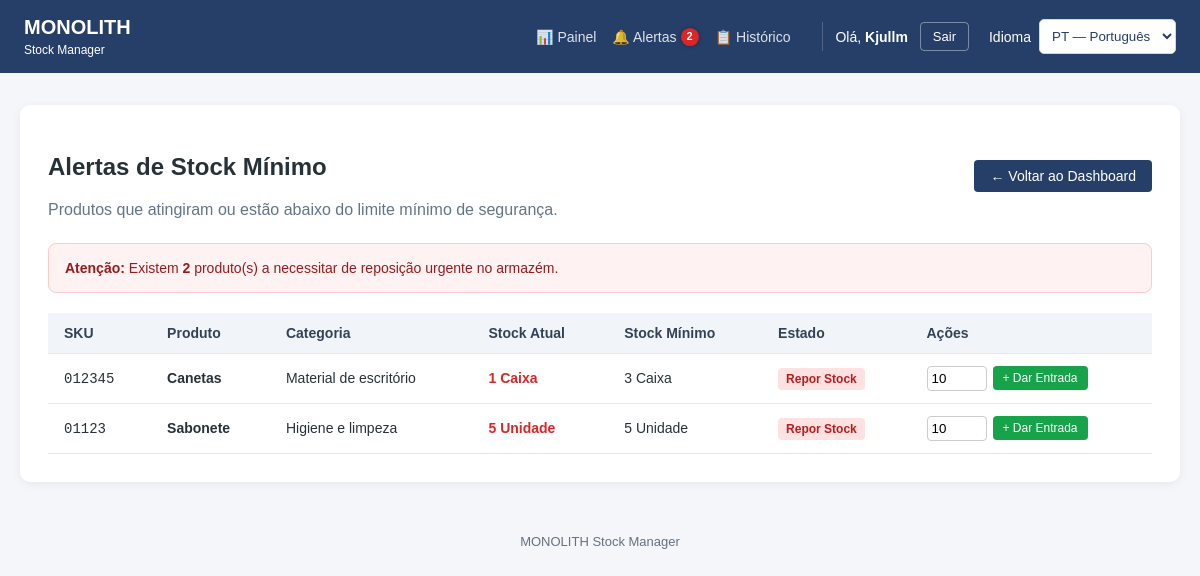
The app's page /inventory/alerts/ (signed in) with its own data.
### inventory/models.py (models this page shows, shortened)
class Product(models.Model):
    UNIT_CHOICES = [
        ('UN', 'Unidade'),
        ('KG', 'Quilograma'),
        ('CX', 'Caixa'),
        ('L', 'Litro'),
        ('M', 'Metro'),
        ('PCT', 'Pacote'),
    ]
    company = models.ForeignKey(
        Company, on_delete=models.CASCADE, related_name='products'
    )
    category = models.ForeignKey(
        Category,
        on_delete=models.SET_NULL,
        null=True,
        blank=True,
        related_name='products',
    )
    name = models.CharField(max_length=200)
    sku = models.CharField(max_length=50, help_text='Código SKU / Barras')
    unit = models.CharField(max_length=10, choices=UNIT_CHOICES, default='UN')
    quantity = models.IntegerField(default=0)
    min_stock = models.IntegerField(default=5)
    cost_price = models.DecimalField(max_digits=12, decimal_places=2, default=0.00)
    selling_price = models.DecimalField(max_digits=12, decimal_places=2, default=0.00)
    created_at = models.DateTimeField(auto_now_add=True)
    updated_at = models.DateTimeField(auto_now=True)
    class Meta:
        verbose_name = 'Produto'
        verbose_name_plural = 'Produtos'
        unique_together = ('company', 'sku')
    @property
    def needs_reorder(self):
        return self.quantity <= self.min_stock
    from django.contrib.auth.models import User

class Category(models.Model):
    company = models.ForeignKey(
        Company, on_delete=models.CASCADE, related_name='categories'
    )
    name = models.CharField(max_length=100)
    description = models.TextField(blank=True, null=True)
    class Meta:
        verbose_name = 'Categoria'
        verbose_name_plural = 'Categorias'
        unique_together = ('company', 'name')

### inventory/views.py (the view)
# urls.py: path('alerts/', views.low_stock_alerts, name='low_stock_alerts'),
@login_required
def low_stock_alerts(request):
    user_profile = getattr(request.user, 'profile', None)
    company = user_profile.company if user_profile else None
    products = Product.objects.filter(company=company) if company else Product.objects.all()
    low_stock_products = [p for p in products if p.needs_reorder]
    context = {
        'company': company,
        'low_stock_products': low_stock_products,
        'count': len(low_stock_products),
    }
    return render(request, 'inventory/low_stock_alerts.html', context)

### inventory/context_processors.py (called while the page is built)
def low_stock_context(request):
    if not request.user.is_authenticated:
        return {'low_stock_count': 0}
    user_profile = getattr(request.user, 'profile', None)
    company = user_profile.company if user_profile else None
    if company:
        products = Product.objects.filter(company=company)
    else:
        products = Product.objects.all()
    count = sum(1 for p in products if p.needs_reorder)
    return {'low_stock_count': count}

### templates/inventory/low_stock_alerts.html (shortened to what this page needs)
{% extends 'base.html' %}
{% block content %}
<div class="header-actions">
    <div>
        <h2>Alertas de Stock Mínimo {% if company %}- {{ company.name }}{% endif %}</h2>
        <p style="color: #64748b; margin: 0;">Produtos que atingiram ou estão abaixo do limite mínimo de segurança.</p>
    </div>
    <a href="{% url 'dashboard' %}" class="btn-back">← Voltar ao Dashboard</a>
</div>
<div class="alert-card">
    <strong>Atenção:</strong> Existem <strong>{{ count }}</strong> produto(s) a necessitar de reposição urgente no armazém.
</div>
<div class="table-container">
    <table>
        <thead>
            <tr>
                <th>SKU</th>
                <th>Produto</th>
                <th>Categoria</th>
                <th>Stock Atual</th>
                <th>Stock Mínimo</th>
                <th>Estado</th>
                <th>Ações</th>
            </tr>
        </thead>
        <tbody>
            {% for product in low_stock_products %}
            <tr>
                <td><code>{{ product.sku }}</code></td>
                <td><strong>{{ product.name }}</strong></td>
                <td>{{ product.category.name|default:"Sem Categoria" }}</td>
                <td style="color: #dc2626; font-weight: bold;">{{ product.quantity }} {{ product.get_unit_display }}</td>
                <td>{{ product.min_stock }} {{ product.get_unit_display }}</td>
                <td><span class="badge-danger">Repor Stock</span></td>
                <td>
                    <form action="{% url 'record_movement' product.id %}" method="post" style="display: flex; gap: 6px; align-items: center;">
                        <input type="number" name="quantity" value="10" min="1" style="width: 60px; padding: 4px; border: 1px solid #ccc; border-radius: 4px;" required>
                        <button type="submit" style="background: #16a34a; color: white; border: none; padding: 5px 10px; border-radius: 4px; cursor: pointer; font-size: 12px;">+ Dar Entrada</button>
                    </form>
                </td>
            </tr>
            {% empty %}
            <tr>
                <td colspan="7" style="text-align: center; color: #16a34a; padding: 24px; font-weight: bold;">
                    ✅ Todos os produtos estão com níveis de stock adequados!
                </td>
            </tr>
            {% endfor %}
        </tbody>
    </table>
</div>
{% endblock %}

### templates/base.html (shortened to what this page needs)
{% load i18n %}
<!DOCTYPE html>
<html lang="{{ LANGUAGE_CODE }}">
<head>
</head>
<body>
    <header class="topbar">
        <a href="{% url 'dashboard' %}" class="brand">
            MONOLITH
            <span>Stock Manager</span>
        </a>
        <div class="topbar-actions">
            {% if user.is_authenticated %}
                <nav class="nav-links">
                    <a href="{% url 'dashboard' %}" class="nav-link">📊 {% trans "Painel" %}</a>
                    <a href="{% url 'low_stock_alerts' %}" class="nav-link" title="{% trans "Alertas de Stock" %}">
                        🔔 {% trans "Alertas" %}
                        {% if low_stock_count > 0 %}
                            <span class="notification-badge">{{ low_stock_count }}</span>
                        {% endif %}
                    </a>
                    <a href="{% url 'movement_history' %}" class="nav-link">📋 {% trans "Histórico" %}</a>
                </nav>
                <div class="user-info">
                    <span>{% trans "Olá" %}, <strong>{{ user.first_name|default:user.username }}</strong></span>
                    <a href="{% url 'logout' %}" class="btn-logout">{% trans "Sair" %}</a>
                </div>
            {% endif %}
            <form class="language-form" action="{% url 'set_language' %}" method="post">
                <label for="language">{% trans "Idioma" %}</label>
                <select id="language" name="language" onchange="this.form.submit()">
                    <option value="pt-pt" {% if LANGUAGE_CODE == 'pt-pt' %}selected{% endif %}>
                        PT — Português
                    </option>
                </select>
            </form>
        </div>
    </header>
    <main>
        <section class="content">
            {% block content %}
            {% endblock %}
        </section>
    </main>
    <footer>
        MONOLITH Stock Manager
    </footer>
</body>
</html>

### templates/base.html (style rules this page uses)
:root { --primary-color: #253F69; --background-color: #f4f6f9; --surface-color: #ffffff; --text-color: #263238; }
* { box-sizing: border-box; }
body { margin: 0; font-family: Arial, sans-serif; background: var(--background-color); color: var(--text-color); }
.topbar { background: var(--primary-color); color: white; padding: 16px 24px; display: flex; justify-content: space-between; align-items: center; gap: 16px; flex-wrap: wrap; }
.brand { font-size: 20px; font-weight: bold; text-decoration: none; color: white; }
.brand span { display: block; font-size: 12px; font-weight: normal; margin-top: 4px; }
.topbar-actions { display: flex; align-items: center; gap: 20px; }
.nav-links { display: flex; align-items: center; gap: 16px; margin-right: 12px; }
.nav-link { color: rgba(255, 255, 255, 0.85); text-decoration: none; font-size: 14px; font-weight: 500; transition: color 0.2s; position: relative; display: inline-flex; align-items: center; gap: 4px; }
.notification-badge { background-color: #dc2626; color: white; font-size: 11px; font-weight: bold; border-radius: 50%; padding: 2px 6px; min-width: 18px; height: 18px; display: inline-flex; align-items: center; justify-content: center; line-height: 1; box-shadow: 0 0 4px rgba(0,0,0,0.3); }
.user-info { font-size: 14px; display: flex; align-items: center; gap: 12px; padding-left: 12px; border-left: 1px solid rgba(255, 255, 255, 0.2); }
.btn-logout { background: transparent; border: 1px solid rgba(255, 255, 255, 0.4); color: white; padding: 6px 12px; border-radius: 4px; text-decoration: none; font-size: 13px; transition: all 0.2s; }
.language-form { display: flex; align-items: center; gap: 8px; }
.language-form label { font-size: 14px; }
.language-form select { padding: 8px; border: 1px solid #d0d7e2; border-radius: 5px; background: white; color: #253F69; }
main { max-width: 1200px; margin: 32px auto; padding: 0 20px; }
.content { background: var(--surface-color); padding: 28px; border-radius: 10px; box-shadow: 0 2px 8px rgba(0, 0, 0, 0.06); }
footer { text-align: center; padding: 20px; color: #657080; font-size: 13px; }

### templates/inventory/low_stock_alerts.html (style rules this page uses)
.header-actions { display: flex; justify-content: space-between; align-items: center; margin-bottom: 24px; }
.btn-back { background: #253F69; color: white; padding: 8px 16px; border-radius: 4px; text-decoration: none; font-size: 14px; }
.alert-card { background: #fef2f2; border: 1px solid #fecaca; color: #991b1b; padding: 16px; border-radius: 8px; margin-bottom: 20px; font-size: 14px; }
table { width: 100%; border-collapse: collapse; text-align: left; }
th, td { padding: 12px 16px; border-bottom: 1px solid #e2e8f0; font-size: 14px; }
th { background: #f1f5f9; color: #334155; }
.badge-danger { background: #fee2e2; color: #b91c1c; padding: 4px 8px; border-radius: 4px; font-weight: bold; font-size: 12px; }

### records on screen
Product: sku "012345", name "Canetas", category.name "Material de escritório", quantity "1", unit "Caixa", min_stock "3"
Product: sku "01123", name "Sabonete", category.name "Higiene e limpeza", quantity "5", unit "Unidade", min_stock "5"

### other values on screen
{{ low_stock_count }} "2"
{{ user.first_name|default:user.username }} "Kjullm"
{{ count }} "2"
